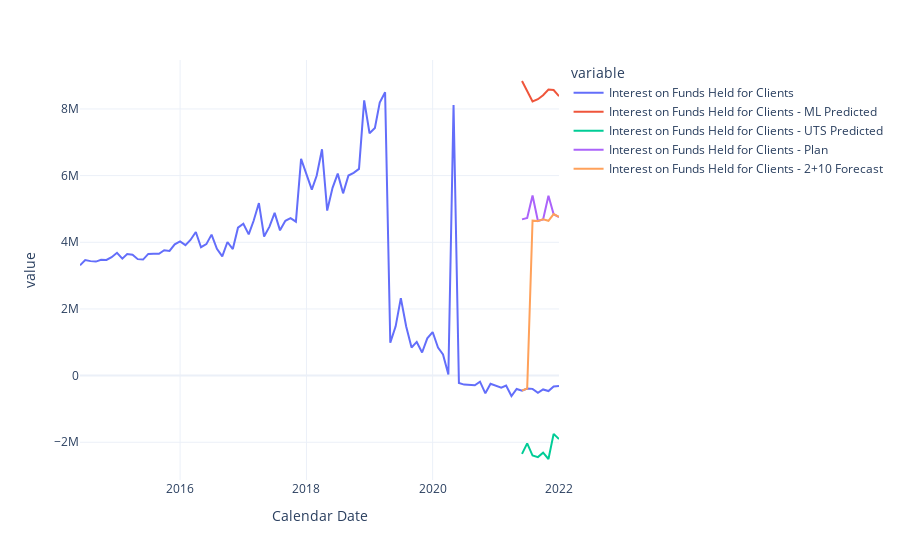

This figure's notebook cell:
### Code cell
# show plot
fig = px.line(concat_df, x='Calendar Date', y=[target_col, ml_col, uts_col, plan_col, fcst_col], template='plotly_white')
fig.show()
